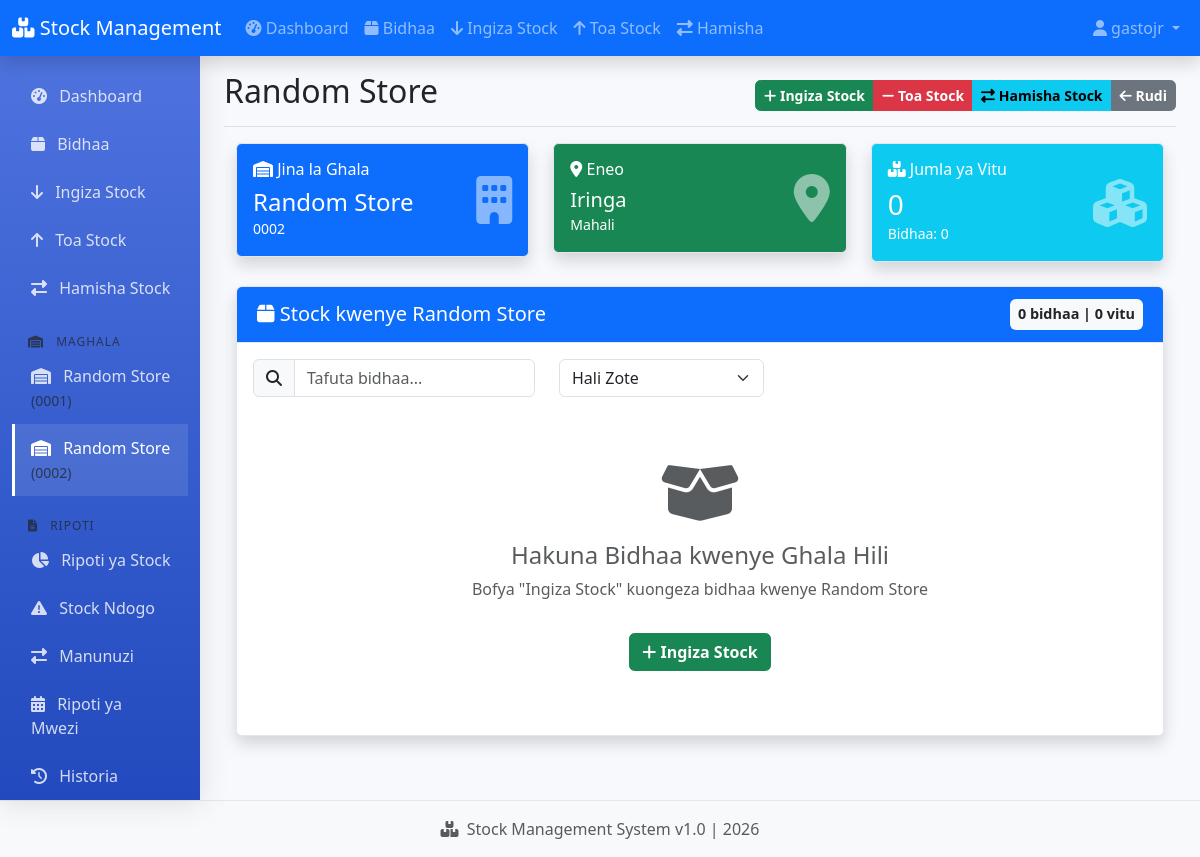
The app's page /warehouse/2/ (signed in), older data.
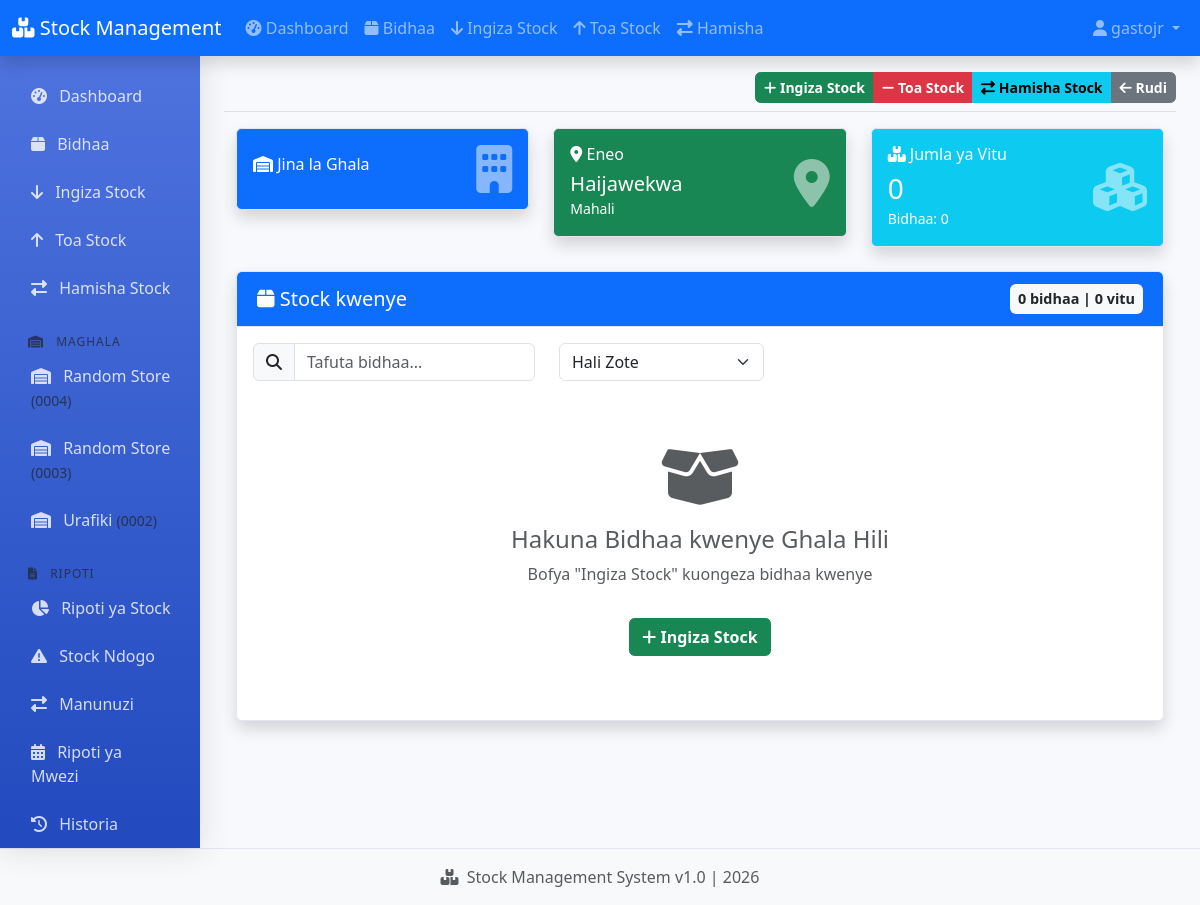
The same page, newer data.
### warehouse/models.py (models this page shows, shortened)
class Warehouse(models.Model):
    name = models.CharField(max_length=200)
    code = models.CharField(max_length=20, unique=True, blank=True, null=True)
    location = models.CharField(max_length=300, blank=True)
    manager = models.ForeignKey(User, on_delete=models.SET_NULL, null=True, blank=True)
    is_active = models.BooleanField(default=True)  # <-- IMENGEZWA!
    class Meta:
        ordering = ['name']

### warehouse/views.py (the view, shortened to what this page needs)
# urls.py: path('warehouse/<int:warehouse_id>/', views.warehouse_stock, name='warehouse_stock'),
@login_required(login_url='/admin/login/')
def warehouse_stock(request, warehouse_id):
    try:
        warehouse = get_object_or_404(Warehouse, id=warehouse_id)
        products = Product.objects.all()
        product_data = []
        total_items = 0
        total_value = 0
        context = {
            'warehouse': warehouse,
            'products': product_data,
            'total_products': len(product_data),
            'total_items': total_items,
            'total_value': total_value,
        }
    except Exception as e:
        print(f"Warehouse stock error: {e}")
        context = {
            'warehouse': None,
            'products': [],
            'total_products': 0,
            'total_items': 0,
            'total_value': 0,
        }
    return render(request, 'warehouse/warehouse_stock.html', context)

### warehouse/context_processors.py (called while the page is built)
def warehouses(request):
    return {
        'warehouses': Warehouse.objects.all().order_by('id', 'name')
    }

### warehouse/templates/warehouse/warehouse_stock.html (shortened to what the changed rows need)
{% extends 'warehouse/base.html' %}
{% block page_title %}{{ warehouse.name }}{% endblock %}
{% block page_actions %}
<div class="btn-group">
</div>
{% endblock %}
{% block content %}
<div class="container-fluid">
    <div class="row mb-4">
        <div class="col-md-4">
            <div class="card bg-primary text-white shadow">
                <div class="card-body">
                    <div class="d-flex justify-content-between align-items-center">
                        <div>
                            <h6 class="mb-0"><i class="fas fa-warehouse"></i> Jina la Ghala</h6>
                            <h4 class="mb-0 mt-2">{{ warehouse.name }}</h4>
                            {% if warehouse.code %}
                            <small>{{ warehouse.code }}</small>
                            {% endif %}
                        </div>
                    </div>
                </div>
            </div>
        </div>
        <div class="col-md-4">
            <div class="card bg-success text-white shadow">
                <div class="card-body">
                    <div class="d-flex justify-content-between align-items-center">
                        <div>
                            <h6 class="mb-0"><i class="fas fa-map-marker-alt"></i> Eneo</h6>
                            <h5 class="mb-0 mt-2">{{ warehouse.location|default:"Haijawekwa" }}</h5>
                            <small>Mahali</small>
                        </div>
                    </div>
                </div>
            </div>
        </div>
    </div>
    <div class="card shadow">
        <div class="card-header bg-primary text-white d-flex justify-content-between align-items-center">
            <h5 class="mb-0">
                <i class="fas fa-box"></i> Stock kwenye {{ warehouse.name }}
            </h5>
            <span class="badge bg-light text-dark p-2">
                {{ total_products }} bidhaa | {{ total_items }} vitu
            </span>
        </div>
        <div class="card-body">
            {% if products %}
            <div class="table-responsive">
                <table class="table table-bordered table-hover" id="stockTable">
                    <thead class="table-dark">
                        <tr>
                            <th>#</th>
                            <th>Bidhaa</th>
                            <th>SKU</th>
                            <th>Kategoria</th>
                            <th>Bei (TZS)</th>
                            <th>Stock</th>
                            <th>Reorder Level</th>
                            <th>Thamani (TZS)</th>
                            <th>Hali</th>
                            <th>Vitendo</th>
                        </tr>
                    </thead>
                    <tbody>
                        {% for item in products %}
                        <tr class="{% if item.stock <= 0 %}table-danger{% elif item.stock <= item.reorder_level %}table-warning{% endif %}">
                            <td>{{ forloop.counter }}</td>
                            <td>
                                <a href="{% url 'product_detail' item.id %}" class="fw-bold text-decoration-none">
                                    {{ item.name }}
                                </a>
                            </td>
                            <td><code>{{ item.sku }}</code></td>
                            <td>{{ item.category|default:"-" }}</td>
                            <td class="text-end">{{ item.unit_price|floatformat:0 }}</td>
                            <td class="text-center fw-bold
                                {% if item.stock <= 0 %}text-danger
                                {% elif item.stock <= item.reorder_level %}text-warning
                                {% else %}text-success{% endif %}">
                                {{ item.stock }}
                            </td>
                            <td class="text-center">{{ item.reorder_level }}</td>
                            <td class="text-end">{{ item.value|floatformat:0 }}</td>
                            <td>
                                {% if item.stock <= 0 %}
                                <span class="badge bg-danger">
                                    <i class="fas fa-times-circle"></i> Hakuna Stock
                                </span>
                                {% elif item.stock <= item.reorder_level %}
                                <span class="badge bg-warning">
                                    <i class="fas fa-exclamation-triangle"></i> Stock Ndogo
                                </span>
                                {% else %}
                                <span class="badge bg-success">
                                    <i class="fas fa-check-circle"></i> Ipo
                                </span>
                                {% endif %}
                            </td>
                            <td>
                                <div class="btn-group btn-group-sm">
                                    <a href="{% url 'add_stockout' %}?product={{ item.id }}&warehouse={{ warehouse.id }}"
                                       class="btn btn-danger" title="Toa Stock">
                                        <i class="fas fa-arrow-up"></i>
                                    </a>
                                    <a href="{% url 'transfer_stock' %}?from={{ warehouse.id }}&product={{ item.id }}"
                                       class="btn btn-info" title="Hamisha">
                                        <i class="fas fa-exchange-alt"></i>
                                    </a>
                                    <a href="{% url 'product_detail' item.id %}"
                                       class="btn btn-primary" title="Angalia">
                                        <i class="fas fa-eye"></i>
                                    </a>
                                </div>
                            </td>
                        </tr>
                        {% endfor %}
                    </tbody>
                    <tfoot class="table-secondary">
                        <tr>
                            <td colspan="5" class="text-end"><strong>JUMLA:</strong></td>
                            <td class="text-center"><strong>{{ total_items }}</strong></td>
                            <td></td>
                            <td class="text-end"><strong>TZS {{ total_value|floatformat:0 }}</strong></td>
                            <td colspan="2"></td>
                        </tr>
                    </tfoot>
                </table>
            </div>
            {% else %}
            <div class="text-center py-5">
                <i class="fas fa-box-open fa-4x text-muted mb-3"></i>
                <h4 class="text-muted">Hakuna Bidhaa kwenye Ghala Hili</h4>
                <p class="text-muted">Bofya "Ingiza Stock" kuongeza bidhaa kwenye {{ warehouse.name }}</p>
                <a href="{% url 'add_stockin' %}?warehouse={{ warehouse.id }}" class="btn btn-success mt-3">
                    <i class="fas fa-plus"></i> Ingiza Stock
                </a>
            </div>
            {% endif %}
        </div>
    </div>
</div>
{% endblock %}

### warehouse/templates/warehouse/base.html (shortened to what the changed rows need)
<!DOCTYPE html>
<html lang="sw">
<head>
    <link href="https://cdn.jsdelivr.net/npm/bootstrap@5.3.0-alpha1/dist/css/bootstrap.min.css" rel="stylesheet">
    <link rel="stylesheet" href="https://cdnjs.cloudflare.com/ajax/libs/font-awesome/6.4.0/css/all.min.css">
    {% load static %}
    <link rel="stylesheet" href="{% static 'css/style.css' %}">
</head>
<body>
    <div class="container-fluid">
        <div class="row">
            <nav id="sidebar" class="col-md-3 col-lg-2 d-md-block bg-light sidebar">
                <div class="position-sticky pt-3">
                    <ul class="nav flex-column">
                        {% for warehouse in warehouses %}
                        <li class="nav-item">
                            <a class="nav-link {% if warehouse.id|stringformat:'i' in request.path %}active{% endif %}"
                               href="{% url 'warehouse_stock' warehouse.id %}">
                                <i class="fas fa-warehouse me-2"></i> {{ warehouse.name }}
                                {% if warehouse.code %}
                                <small class="text-muted">({{ warehouse.code }})</small>
                                {% endif %}
                            </a>
                        </li>
                        {% empty %}
                        <li class="nav-item">
                            <span class="nav-link text-muted">
                                <i class="fas fa-info-circle me-2"></i> Hakuna maghala
                            </span>
                        </li>
                        {% endfor %}
                    </ul>
                </div>
            </nav>
            <main class="col-md-9 ms-sm-auto col-lg-10 px-md-4">
                <div class="d-flex justify-content-between flex-wrap flex-md-nowrap align-items-center pt-3 pb-2 mb-3 border-bottom">
                    <h1 class="h2">{% block page_title %}Dashboard{% endblock %}</h1>
                    <div class="btn-toolbar mb-2 mb-md-0">
                        {% block page_actions %}{% endblock %}
                    </div>
                </div>
                {% block content %}
                {% endblock %}
            </main>
        </div>
    </div>
    {% load static %}
</body>
</html>

Row changes from the older to the newer data that the page shows:
removed Warehouse: name "Random Store", code "0001"
removed Warehouse: name "Random Store", code "0002", location "Iringa"
added Warehouse: name "Random Store", code "0004"
added Warehouse: name "Random Store", code "0003"
added Warehouse: name "Urafiki", code "0002"
Text that changed along with them:
{{ warehouse.location|default:"Haijawekwa" }}: (not shown) → "Haijawekwa"
